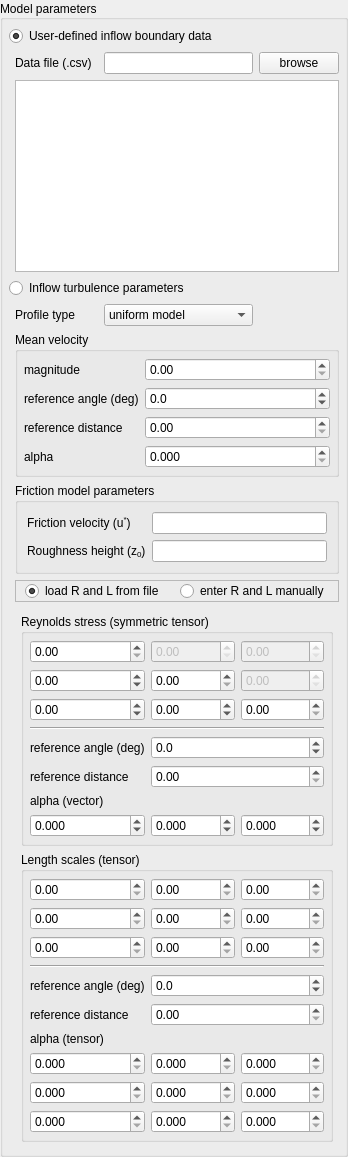
           <widget class="QGroupBox" name="modelParametersGroup">
            <property name="sizePolicy">
             <sizepolicy hsizetype="Preferred" vsizetype="Fixed">
              <horstretch>0</horstretch>
              <verstretch>0</verstretch>
             </sizepolicy>
            </property>
            <property name="title">
             <string>Model parameters</string>
            </property>
            <property name="alignment">
             <set>Qt::AlignLeading|Qt::AlignLeft|Qt::AlignVCenter</set>
            </property>
            <property name="flat">
             <bool>false</bool>
            </property>
            <property name="checkable">
             <bool>false</bool>
            </property>
            <layout class="QGridLayout" name="gridLayout_6" columnstretch="0,0,0,1,0">
             <property name="leftMargin">
              <number>6</number>
             </property>
             <property name="topMargin">
              <number>6</number>
             </property>
             <property name="rightMargin">
              <number>6</number>
             </property>
             <property name="bottomMargin">
              <number>6</number>
             </property>
             <property name="spacing">
              <number>-1</number>
             </property>
             <item row="6" column="1" colspan="4">
              <widget class="QGroupBox" name="frictionParametersGroup">
               <property name="title">
                <string>Friction model parameters</string>
               </property>
               <layout class="QGridLayout" name="gridLayout_13">
                <item row="0" column="1">
                 <widget class="QLineEdit" name="frictionVelocity"/>
                </item>
                <item row="1" column="1">
                 <widget class="QLineEdit" name="roughnessHeight"/>
                </item>
                <item row="1" column="0">
                 <widget class="QLabel" name="roughnessHeight_label">
                  <property name="text">
                   <string>Roughness height (z&lt;sub&gt;0&lt;/sub&gt;)</string>
                  </property>
                 </widget>
                </item>
                <item row="0" column="0">
                 <widget class="QLabel" name="frictionVelocity_label">
                  <property name="text">
                   <string>&lt;html&gt;&lt;head/&gt;&lt;body&gt;&lt;p&gt;Friction velocity (u&lt;span style=&quot; vertical-align:super;&quot;&gt;*&lt;/span&gt;)&lt;/p&gt;&lt;/body&gt;&lt;/html&gt;</string>
                  </property>
                 </widget>
                </item>
               </layout>
              </widget>
             </item>
             <item row="8" column="1" colspan="4">
              <widget class="QStackedWidget" name="modelParametersStack">
               <property name="currentIndex">
                <number>0</number>
               </property>
               <widget class="QWidget" name="parametersManualEntry">
                <property name="minimumSize">
                 <size>
                  <width>0</width>
                  <height>0</height>
                 </size>
                </property>
                <layout class="QVBoxLayout" name="verticalLayout">
                 <property name="spacing">
                  <number>-1</number>
                 </property>
                 <property name="leftMargin">
                  <number>6</number>
                 </property>
                 <property name="topMargin">
                  <number>6</number>
                 </property>
                 <property name="rightMargin">
                  <number>6</number>
                 </property>
                 <property name="bottomMargin">
                  <number>6</number>
                 </property>
                 <item>
                  <widget class="QGroupBox" name="phiTensorGroup">
                   <property name="title">
                    <string>Reynolds stress (symmetric tensor)</string>
                   </property>
                   <layout class="QGridLayout" name="gridLayout_2" rowstretch="0,0,0,0,0,0,0,0,0,0,0">
                    <property name="leftMargin">
                     <number>6</number>
                    </property>
                    <property name="topMargin">
                     <number>6</number>
                    </property>
                    <property name="rightMargin">
                     <number>6</number>
                    </property>
                    <property name="bottomMargin">
                     <number>6</number>
                    </property>
                    <item row="1" column="0">
                     <widget class="QDoubleSpinBox" name="PHI11"/>
                    </item>
                    <item row="1" column="1">
                     <widget class="QDoubleSpinBox" name="PHI12">
                      <property name="enabled">
                       <bool>false</bool>
                      </property>
                     </widget>
                    </item>
                    <item row="1" column="2">
                     <widget class="QDoubleSpinBox" name="PHI13">
                      <property name="enabled">
                       <bool>false</bool>
                      </property>
                     </widget>
                    </item>
                    <item row="2" column="0">
                     <widget class="QDoubleSpinBox" name="PHI21">
                      <property name="minimum">
                       <double>-100.000000000000000</double>
                      </property>
                     </widget>
                    </item>
                    <item row="2" column="1">
                     <widget class="QDoubleSpinBox" name="PHI22"/>
                    </item>
                    <item row="2" column="2">
                     <widget class="QDoubleSpinBox" name="PHI23">
                      <property name="enabled">
                       <bool>false</bool>
                      </property>
                     </widget>
                    </item>
                    <item row="5" column="0">
                     <widget class="QDoubleSpinBox" name="PHI31">
                      <property name="minimum">
                       <double>-100.000000000000000</double>
                      </property>
                     </widget>
                    </item>
                    <item row="5" column="1">
                     <widget class="QDoubleSpinBox" name="PHI32">
                      <property name="minimum">
                       <double>-100.000000000000000</double>
                      </property>
                     </widget>
                    </item>
                    <item row="5" column="2">
                     <widget class="QDoubleSpinBox" name="PHI33"/>
                    </item>
                    <item row="6" column="0" colspan="3">
                     <widget class="Line" name="line_4">
                      <property name="orientation">
                       <enum>Qt::Horizontal</enum>
                      </property>
                     </widget>
                    </item>
                    <item row="7" column="0">
                     <widget class="QLabel" name="label_refAnglePHI">
                      <property name="text">
                       <string>reference angle (deg)</string>
                      </property>
                     </widget>
                    </item>
                    <item row="7" column="1" colspan="2">
                     <widget class="QDoubleSpinBox" name="refAnglePHI">
                      <property name="decimals">
                       <number>1</number>
                      </property>
                      <property name="minimum">
                       <double>-180.000000000000000</double>
                      </property>
                      <property name="maximum">
                       <double>180.000000000000000</double>
                      </property>
                     </widget>
                    </item>
                    <item row="8" column="0">
                     <widget class="QLabel" name="label_refDistPHI">
                      <property name="text">
                       <string>reference distance</string>
                      </property>
                     </widget>
                    </item>
                    <item row="8" column="1" colspan="2">
                     <widget class="QDoubleSpinBox" name="refDistPHI">
                      <property name="maximum">
                       <double>300.000000000000000</double>
                      </property>
                     </widget>
                    </item>
                    <item row="9" column="0" colspan="3">
                     <widget class="QLabel" name="label_alphaPHI">
                      <property name="sizePolicy">
                       <sizepolicy hsizetype="Preferred" vsizetype="Preferred">
                        <horstretch>0</horstretch>
                        <verstretch>0</verstretch>
                       </sizepolicy>
                      </property>
                      <property name="text">
                       <string>alpha (vector)</string>
                      </property>
                     </widget>
                    </item>
                    <item row="10" column="0">
                     <widget class="QDoubleSpinBox" name="alpha1">
                      <property name="decimals">
                       <number>3</number>
                      </property>
                      <property name="minimum">
                       <double>-99.989999999999995</double>
                      </property>
                      <property name="singleStep">
                       <double>0.010000000000000</double>
                      </property>
                     </widget>
                    </item>
                    <item row="10" column="1">
                     <widget class="QDoubleSpinBox" name="alpha2">
                      <property name="decimals">
                       <number>3</number>
                      </property>
                      <property name="minimum">
                       <double>-99.989999999999995</double>
                      </property>
                      <property name="singleStep">
                       <double>0.010000000000000</double>
                      </property>
                     </widget>
                    </item>
                    <item row="10" column="2">
                     <widget class="QDoubleSpinBox" name="alpha3">
                      <property name="decimals">
                       <number>3</number>
                      </property>
                      <property name="minimum">
                       <double>-99.989999999999995</double>
                      </property>
                      <property name="singleStep">
                       <double>0.010000000000000</double>
                      </property>
                     </widget>
                    </item>
                   </layout>
                  </widget>
                 </item>
                 <item>
                  <widget class="QGroupBox" name="LTensorGroup">
                   <property name="title">
                    <string>Length scales (tensor)</string>
                   </property>
                   <layout class="QGridLayout" name="gridLayout_21" rowstretch="0,0,0,0,0,0,0,0,0,0,0,0,0">
                    <property name="leftMargin">
                     <number>6</number>
                    </property>
                    <property name="topMargin">
                     <number>6</number>
                    </property>
                    <property name="rightMargin">
                     <number>6</number>
                    </property>
                    <property name="bottomMargin">
                     <number>6</number>
                    </property>
                    <item row="1" column="0">
                     <widget class="QDoubleSpinBox" name="L11"/>
                    </item>
                    <item row="1" column="1">
                     <widget class="QDoubleSpinBox" name="L12"/>
                    </item>
                    <item row="1" column="2">
                     <widget class="QDoubleSpinBox" name="L13"/>
                    </item>
                    <item row="2" column="0">
                     <widget class="QDoubleSpinBox" name="L21"/>
                    </item>
                    <item row="2" column="1">
                     <widget class="QDoubleSpinBox" name="L22"/>
                    </item>
                    <item row="2" column="2">
                     <widget class="QDoubleSpinBox" name="L23"/>
                    </item>
                    <item row="5" column="0">
                     <widget class="QDoubleSpinBox" name="L31"/>
                    </item>
                    <item row="5" column="1">
                     <widget class="QDoubleSpinBox" name="L32"/>
                    </item>
                    <item row="5" column="2">
                     <widget class="QDoubleSpinBox" name="L33"/>
                    </item>
                    <item row="6" column="0" colspan="3">
                     <widget class="Line" name="line_3">
                      <property name="orientation">
                       <enum>Qt::Horizontal</enum>
                      </property>
                     </widget>
                    </item>
                    <item row="7" column="0">
                     <widget class="QLabel" name="label_refAngleL">
                      <property name="text">
                       <string>reference angle (deg)</string>
                      </property>
                     </widget>
                    </item>
                    <item row="7" column="1" colspan="2">
                     <widget class="QDoubleSpinBox" name="refAngleL">
                      <property name="decimals">
                       <number>1</number>
                      </property>
                      <property name="minimum">
                       <double>-180.000000000000000</double>
                      </property>
                      <property name="maximum">
                       <double>180.000000000000000</double>
                      </property>
                     </widget>
                    </item>
                    <item row="8" column="0">
                     <widget class="QLabel" name="label_refDistL">
                      <property name="text">
                       <string>reference distance</string>
                      </property>
                     </widget>
                    </item>
                    <item row="8" column="1" colspan="2">
                     <widget class="QDoubleSpinBox" name="refDistL">
                      <property name="maximum">
                       <double>300.000000000000000</double>
                      </property>
                     </widget>
                    </item>
                    <item row="9" column="0" colspan="3">
                     <widget class="QLabel" name="label_alphaL">
                      <property name="sizePolicy">
                       <sizepolicy hsizetype="Preferred" vsizetype="Preferred">
                        <horstretch>0</horstretch>
                        <verstretch>0</verstretch>
                       </sizepolicy>
                      </property>
                      <property name="text">
                       <string>alpha (tensor)</string>
                      </property>
                     </widget>
                    </item>
                    <item row="10" column="0">
                     <widget class="QDoubleSpinBox" name="alpha11">
                      <property name="decimals">
                       <number>3</number>
                      </property>
                      <property name="singleStep">
                       <double>0.010000000000000</double>
                      </property>
                     </widget>
                    </item>
                    <item row="10" column="1">
                     <widget class="QDoubleSpinBox" name="alpha12">
                      <property name="decimals">
                       <number>3</number>
                      </property>
                      <property name="singleStep">
                       <double>0.010000000000000</double>
                      </property>
                     </widget>
                    </item>
                    <item row="10" column="2">
                     <widget class="QDoubleSpinBox" name="alpha13">
                      <property name="decimals">
                       <number>3</number>
                      </property>
                      <property name="singleStep">
                       <double>0.010000000000000</double>
                      </property>
                     </widget>
                    </item>
                    <item row="11" column="0">
                     <widget class="QDoubleSpinBox" name="alpha21">
                      <property name="decimals">
                       <number>3</number>
                      </property>
                      <property name="singleStep">
                       <double>0.010000000000000</double>
                      </property>
                     </widget>
                    </item>
                    <item row="11" column="1">
                     <widget class="QDoubleSpinBox" name="alpha22">
                      <property name="decimals">
                       <number>3</number>
                      </property>
                      <property name="singleStep">
                       <double>0.010000000000000</double>
                      </property>
                     </widget>
                    </item>
                    <item row="11" column="2">
                     <widget class="QDoubleSpinBox" name="alpha23">
                      <property name="decimals">
                       <number>3</number>
                      </property>
                      <property name="singleStep">
                       <double>0.010000000000000</double>
                      </property>
                     </widget>
                    </item>
                    <item row="12" column="0">
                     <widget class="QDoubleSpinBox" name="alpha31">
                      <property name="decimals">
                       <number>3</number>
                      </property>
                      <property name="singleStep">
                       <double>0.010000000000000</double>
                      </property>
                     </widget>
                    </item>
                    <item row="12" column="1">
                     <widget class="QDoubleSpinBox" name="alpha32">
                      <property name="decimals">
                       <number>3</number>
                      </property>
                      <property name="singleStep">
                       <double>0.010000000000000</double>
                      </property>
                     </widget>
                    </item>
                    <item row="12" column="2">
                     <widget class="QDoubleSpinBox" name="alpha33">
                      <property name="decimals">
                       <number>3</number>
                      </property>
                      <property name="singleStep">
                       <double>0.010000000000000</double>
                      </property>
                     </widget>
                    </item>
                   </layout>
                  </widget>
                 </item>
                </layout>
               </widget>
               <widget class="QWidget" name="parametersFromFile">
                <layout class="QGridLayout" name="gridLayout_14">
                 <item row="0" column="2">
                  <widget class="QPushButton" name="loadReynoldsStressAndLengthScale_BTN">
                   <property name="text">
                    <string>browse</string>
                   </property>
                  </widget>
                 </item>
                 <item row="2" column="1">
                  <spacer name="verticalSpacer_3">
                   <property name="orientation">
                    <enum>Qt::Vertical</enum>
                   </property>
                   <property name="sizeType">
                    <enum>QSizePolicy::MinimumExpanding</enum>
                   </property>
                   <property name="sizeHint" stdset="0">
                    <size>
                     <width>20</width>
                     <height>10</height>
                    </size>
                   </property>
                  </spacer>
                 </item>
                 <item row="0" column="0">
                  <widget class="QLabel" name="label_2">
                   <property name="text">
                    <string>Reynolds stress (&lt;b&gt;R&lt;/b&gt;)</string>
                   </property>
                  </widget>
                 </item>
                 <item row="1" column="0" colspan="3">
                  <widget class="QTableView" name="ReynoldsStressAndLengthScaleView"/>
                 </item>
                 <item row="0" column="1">
                  <widget class="QLineEdit" name="ReynoldsStressAndLengthScale_LE"/>
                 </item>
                </layout>
               </widget>
              </widget>
             </item>
             <item row="5" column="1" colspan="4">
              <widget class="QGroupBox" name="velocityGroup">
               <property name="title">
                <string>Mean velocity</string>
               </property>
               <layout class="QGridLayout" name="gridLayout_3" columnstretch="0,1">
                <property name="leftMargin">
                 <number>6</number>
                </property>
                <property name="topMargin">
                 <number>6</number>
                </property>
                <property name="rightMargin">
                 <number>6</number>
                </property>
                <property name="bottomMargin">
                 <number>6</number>
                </property>
                <item row="0" column="1">
                 <widget class="QDoubleSpinBox" name="vel">
                  <property name="maximum">
                   <double>333.000000000000000</double>
                  </property>
                  <property name="singleStep">
                   <double>0.100000000000000</double>
                  </property>
                 </widget>
                </item>
                <item row="1" column="0">
                 <widget class="QLabel" name="label_refAngleU">
                  <property name="text">
                   <string>reference angle (deg)</string>
                  </property>
                 </widget>
                </item>
                <item row="0" column="0">
                 <widget class="QLabel" name="label_velocityU">
                  <property name="text">
                   <string>magnitude</string>
                  </property>
                 </widget>
                </item>
                <item row="1" column="1">
                 <widget class="QDoubleSpinBox" name="refAngleU">
                  <property name="decimals">
                   <number>1</number>
                  </property>
                  <property name="minimum">
                   <double>-180.000000000000000</double>
                  </property>
                  <property name="maximum">
                   <double>180.000000000000000</double>
                  </property>
                 </widget>
                </item>
                <item row="3" column="0">
                 <widget class="QLabel" name="label_alphaU">
                  <property name="text">
                   <string>alpha</string>
                  </property>
                 </widget>
                </item>
                <item row="3" column="1">
                 <widget class="QDoubleSpinBox" name="alphaU">
                  <property name="decimals">
                   <number>3</number>
                  </property>
                  <property name="singleStep">
                   <double>0.010000000000000</double>
                  </property>
                 </widget>
                </item>
                <item row="2" column="0">
                 <widget class="QLabel" name="label_refDistU">
                  <property name="text">
                   <string>reference distance</string>
                  </property>
                 </widget>
                </item>
                <item row="2" column="1">
                 <widget class="QDoubleSpinBox" name="refDistU">
                  <property name="maximum">
                   <double>300.000000000000000</double>
                  </property>
                 </widget>
                </item>
               </layout>
              </widget>
             </item>
             <item row="1" column="4">
              <widget class="QPushButton" name="browseForTInFDataFile_button">
               <property name="text">
                <string>browse</string>
               </property>
              </widget>
             </item>
             <item row="1" column="1">
              <widget class="QLabel" name="label">
               <property name="text">
                <string>Data file (.csv)</string>
               </property>
              </widget>
             </item>
             <item row="4" column="1">
              <widget class="QLabel" name="profileTypeLabel">
               <property name="text">
                <string>Profile type</string>
               </property>
              </widget>
             </item>
             <item row="4" column="3">
              <widget class="QComboBox" name="modelSelectionCBX">
               <property name="sizePolicy">
                <sizepolicy hsizetype="Expanding" vsizetype="Fixed">
                 <horstretch>0</horstretch>
                 <verstretch>0</verstretch>
                </sizepolicy>
               </property>
               <item>
                <property name="text">
                 <string>uniform model</string>
                </property>
               </item>
               <item>
                <property name="text">
                 <string>exponential model</string>
                </property>
               </item>
               <item>
                <property name="text">
                 <string>logarithmic model</string>
                </property>
               </item>
              </widget>
             </item>
             <item row="1" column="3">
              <widget class="QLineEdit" name="TInFDataFile_LE"/>
             </item>
             <item row="7" column="1" colspan="4">
              <widget class="QFrame" name="frame_2">
               <property name="minimumSize">
                <size>
                 <width>0</width>
                 <height>0</height>
                </size>
               </property>
               <property name="frameShape">
                <enum>QFrame::StyledPanel</enum>
               </property>
               <property name="frameShadow">
                <enum>QFrame::Raised</enum>
               </property>
               <layout class="QGridLayout" name="gridLayout_15">
                <property name="topMargin">
                 <number>0</number>
                </property>
                <property name="bottomMargin">
                 <number>0</number>
                </property>
                <item row="0" column="0">
                 <widget class="QRadioButton" name="loadDataFromFile_RBTN">
                  <property name="text">
                   <string>load R and L from file</string>
                  </property>
                  <property name="checked">
                   <bool>true</bool>
                  </property>
                 </widget>
                </item>
                <item row="0" column="1">
                 <widget class="QRadioButton" name="manualDataEntry_RBTN">
                  <property name="text">
                   <string>enter R and L manually</string>
                  </property>
                 </widget>
                </item>
               </layout>
              </widget>
             </item>
             <item row="0" column="0" colspan="5">
              <widget class="QRadioButton" name="userDefinedInflow_CKX">
               <property name="text">
                <string>User-defined inflow boundary data</string>
               </property>
               <property name="checked">
                <bool>true</bool>
               </property>
               <attribute name="buttonGroup">
                <string notr="true">buttonGroup_2</string>
               </attribute>
              </widget>
             </item>
             <item row="3" column="0" colspan="5">
              <widget class="QRadioButton" name="inflowTurbulenceParameters_CKX">
               <property name="text">
                <string>Inflow turbulence parameters</string>
               </property>
               <property name="autoExclusive">
                <bool>true</bool>
               </property>
               <attribute name="buttonGroup">
                <string notr="true">buttonGroup_2</string>
               </attribute>
              </widget>
             </item>
             <item row="2" column="1" colspan="4">
              <widget class="QTableView" name="InflowDataView"/>
             </item>
            </layout>
           </widget>
